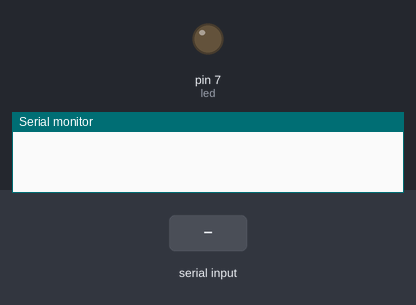
The sketch below on a simulated Arduino Uno, built with avr-gcc and run on an emulated ATmega328P. Shown: output pins drawn as LEDs (lit = HIGH), the last lines printed to the serial monitor. The inputs (shaded band) are chosen by the test bench.

Above: at 1.2 s.
1.3 s: "1" received over Serial
At 2.5 s:
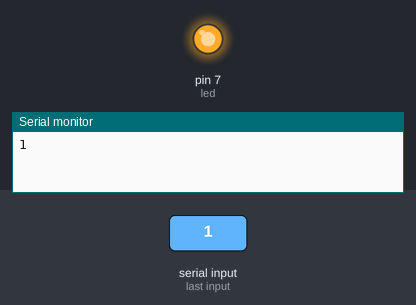
2.8 s: "0" received over Serial
At 3.8 s:
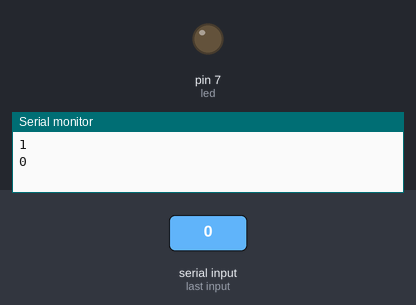
Timing chart, 0 to 5.8 s (numbered marks = the images above; inputs shaded):
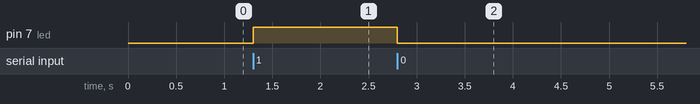

The sketch:

led.ino
```cpp
int led = 7;
char  i;


void setup() {
  Serial.begin(9600);
  pinMode(led, OUTPUT);
}

void loop() {
  if (Serial.available() > 0) {
    i = Serial.read();
    Serial.println(i);

    if (i == '1') {
      digitalWrite(led, HIGH);
      delay(10);
    }

    else if (i == '0'){
      digitalWrite(led, LOW);
      delay(10);
    }
  }
}
```

Measured:
- after the input at 1.3 s, pin 7 (led): LOW → HIGH at once
- after the input at 2.8 s, pin 7 (led): HIGH → LOW at once
